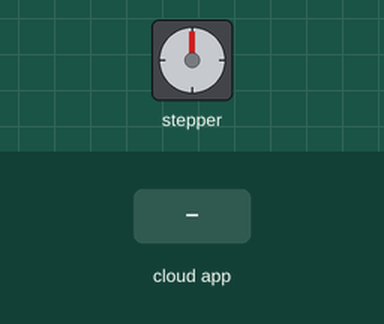
Recording of a sketch running on a simulated Arduino Uno, built with avr-gcc and run on an emulated ATmega328P. Parts: stepper motor. Wiring (inferred from the names in the program): stepper motor driver (200 steps per turn assumed): step pin 9; direction pin 8. The test bench sets the inputs (shaded band). The ROS host is connected and sends only what is stated.

Above: at 1.2 s.
1.3 s: the phone or cloud app sets motor to 100
At 2.9 s:
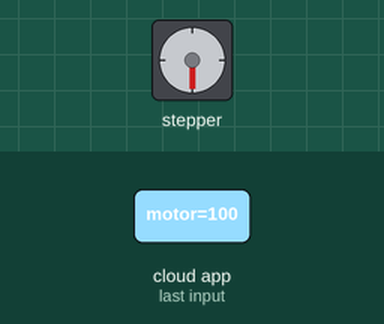
Timing chart, 0 to 4.4 s (numbered marks = the images above; inputs shaded):
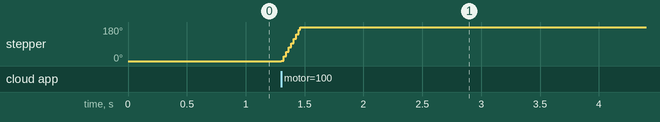

Measured:
- after the input at 1.3 s, stepper: turns 180° clockwise in 0.16 s, starting at once

The sketch:

stepRos.ino
```cpp
// defines pins numbers
const int stepPin = 9;
const int dirPin = 8;
#include <ros.h>

#include <SoftwareSerial.h>
#include <std_msgs/Float32.h>

ros::NodeHandle nh;

void servoC(const std_msgs::Float32& cmd_msg){

    digitalWrite(dirPin,HIGH); // Enables the motor to move in a particular direction
  // Makes 200 pulses for making one full cycle rotation
  for(float x = 0; x < cmd_msg.data; x++) {
    digitalWrite(stepPin,HIGH);
    delayMicroseconds(800);
    digitalWrite(stepPin,LOW);
    delayMicroseconds(800);
  }
  // One second delay

 delay(1000);

 }

ros::Subscriber<std_msgs::Float32> sub("motor",servoC);

void setup() {
  // Sets the two pins as Outputs
  pinMode(stepPin,OUTPUT);
  pinMode(dirPin,OUTPUT);
  nh.initNode();
  nh.subscribe(sub);
}
void loop() {

  nh.spinOnce();
delay(1);
}
```
